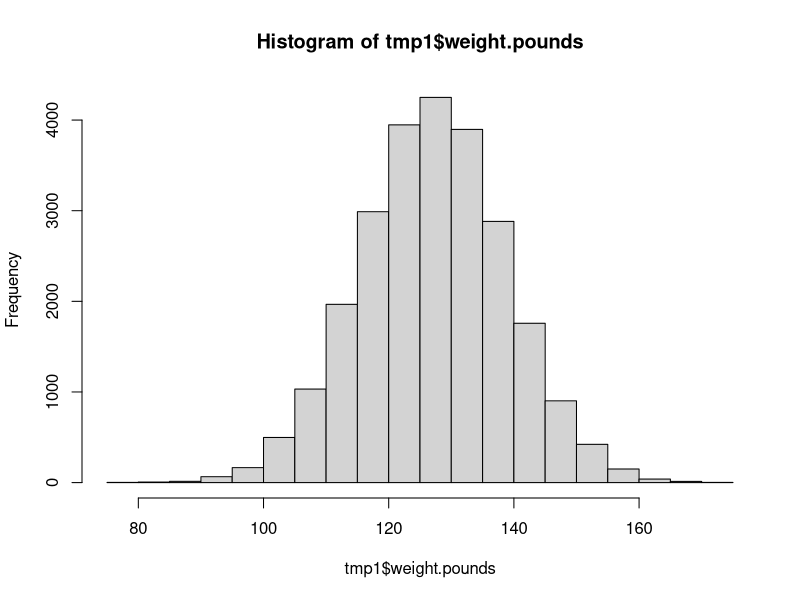
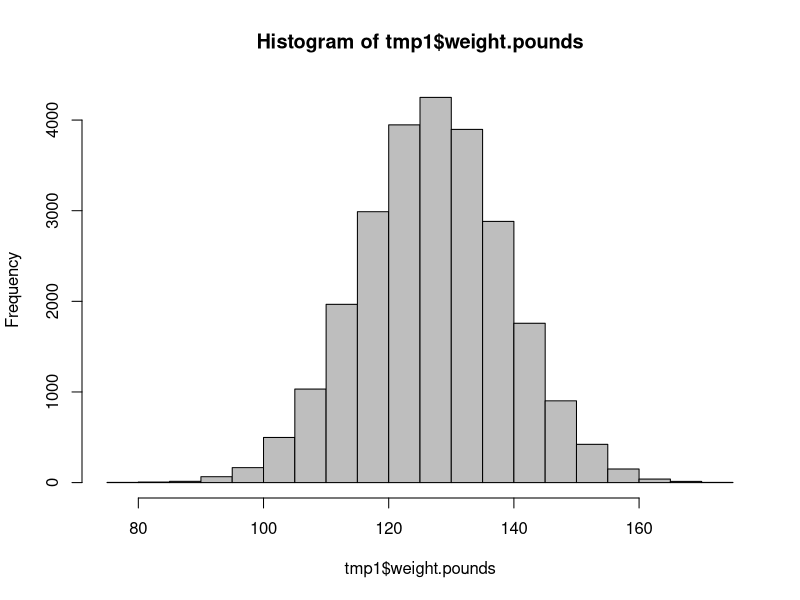
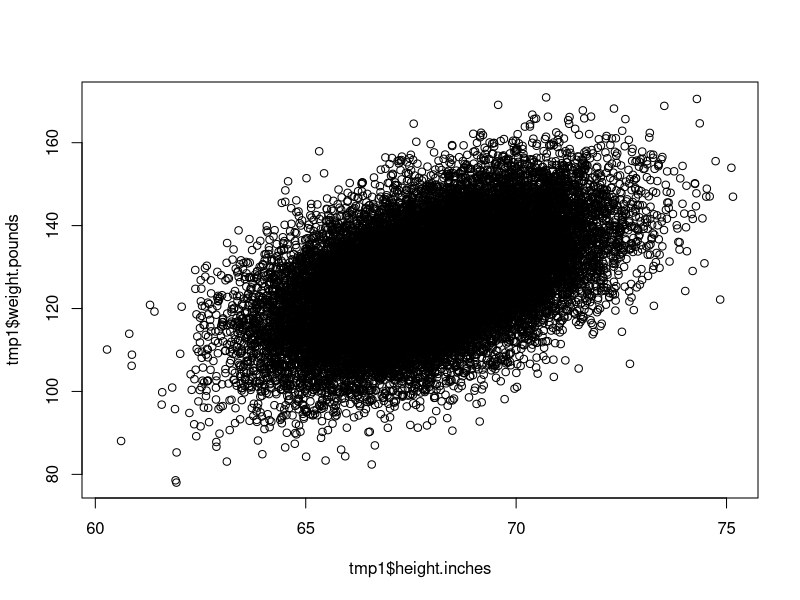
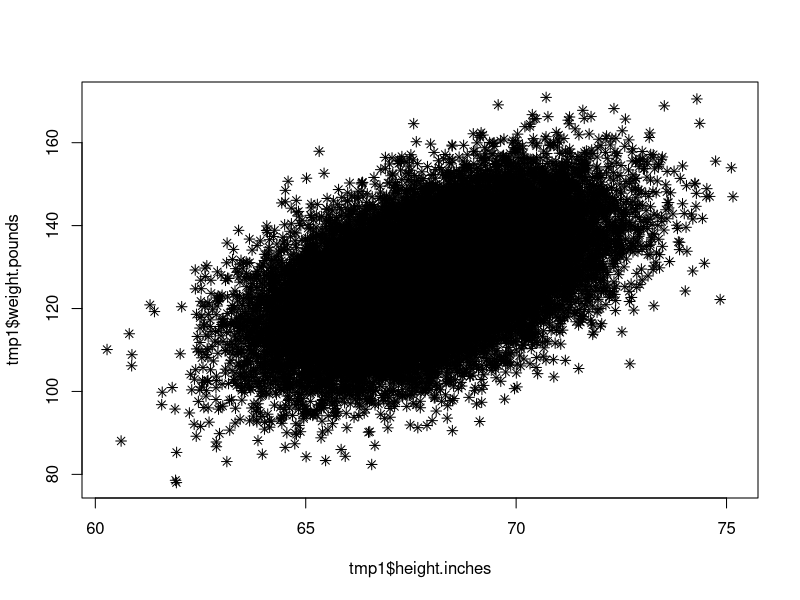

Generate these figures, in order, with R:
###############################################################################
# WILD 370
# LAB: INTRODUCTION TO R -- Sept. 19, 2017
# Notes are based on materials created by Will Janousek and Art Woods
###############################################################################

# =============================================================================
# What is R and why is it awesome?
# =============================================================================

	# Flexibility
	# Data visualization
	# Statistical modeling
	# Mapping
	# ...so much more!

# =============================================================================
# Getting help -- and further resources!
# =============================================================================

	# ---------------------
	# Help functions within R
		?rnorm
		??rnorm

	# ---------------------
	# External resources
		# Google! 
		# Stack Overflow
		# Peers

# =============================================================================
# INITIAL SYSTEM SETUP
# =============================================================================

  # ---------------------
  # Choose a text editor through which you can access your R console
    # Base R
	  # RStudio
    # Notepad ++
    # Many more that don't support R as well as other languages

  # ---------------------
  # Saving your work
    # Script vs. console

  # ---------------------
	# Set working directory
		# setwd("C:/") # If you're on a PC
    setwd("~/GitHub/IntroToR")
		
	# ---------------------
	# Check working directory to make sure it matches
		getwd()

	# ---------------------
	# Read in some data
		tmp1 <- read.table("HeightsWeights.txt", header=TRUE)

	# ---------------------
	# Look at the data
		print(tmp1)
		tmp1
		head(tmp1)
		tail(tmp1)
		str(tmp1)

	# ----------------------
	# Install packages
		install.packages("dplyr")
		library(dplyr)
		
	# ---------------------------------------------------------------------------
	# EXERCISE 1: Practice using the commands described above.
		
		#1. Create a folder on your desktop and name it with your first name
		
		#2. Open a new R script.
		
		#3. Go online to https://github.com/jenny603 
		      # Navigate to the "IntroToR" folder
		      # Click on "HeightsWeights.txt"
		      # Click the "Raw" button in the top right corner
		      # Select all, copy and paste the dataset into the R script you opened
		      #       in step 2.
		      # Save the script in the folder you created in Step 1 and name it 
		      #       "HeightsWeights.txt". You do want to save it as a .txt file,
		      #       so don't worry if a warning pops up. Close the script.
		
		#4. Open another new R script that you'll be working in.
		
		#3. Set your working directory to be the folder you created in Step 1.
		
		#4. Check to make sure the working directory set correctly.
		
		#5. Read in the data you just saved.
		
		#6. Look at the data using print(), head(), tail(), and str().
		
		#7. Install the dplyr package
		
	# ---------------------------------------------------------------------------

# =============================================================================
# OBJECTS IN R
# =============================================================================

	# ----------------------
	# Saving objects
		# The environment
		# Overwriting
		
	# ----------------------
	# Data types
		# Numeric
		# Integer
		# Logical (T/F)
		# Factor
		# Character
		
	# ----------------------
	# General syntax for assigning objects
		a1 <- 1 # Use a backward-facing arrow! (Avoid using an equals sign)

	# ----------------------
	# Vectors - 1-dimensional objects of one data type
		
		# Created from specific elements you choose
			v1 <- c(1,2,3,4,5,6,7,8,9,10)
		  print(v1)
			v1
			v1[1:4]
			head(v1)
			tail(v1)
			v1a <- v1[4:6]
			v1a
			str(v1)
		
		# Random pulls from a specified distribution
			v2 <- runif(50, 0, 1)  # Random uniform distribution
			v2
			v2[1:10]
			v2[2]
			head(v2) 
			tail(v2)
			v2a <- v2[-3]
			str(v2)
			
		# Character vector
			apple <- c("red", "green","yellow")
			apple
			class(apple)
	
	# ------------------------
	# Matrices - 2-dimensional objects
		m1 <- matrix(nrow=2, ncol=3)
		m1 <- matrix("A",nrow=2, ncol=3)
		m1 <-  matrix(rnorm(6,2,0), nrow=2, ncol=3)
		str(m1)
		m1 <-  matrix(1:6, nrow=2, ncol=3)
		m1[1, 2:3]

	# ------------------------
	# Data frames
		df1 <- iris
		head(df1)
		str(df1)
		
		df1$Species
		df1[1:2, ]
		
		names(df1) <- c( "sl", "sw", "pl", "pw", "sp")
		names(df1)
		head(df1)
		
		names(df1)[5] <- "Species"
		head(df1)
		
		df1[1:10 , c("sl", "Species")]
		df1[1:10 , c(1,5)]

		df1$Species[10]
		
	# ---------------------------------------------------------------------------
	# EXERCISE 2: Explore different object types and data types
	
	#1. Determine the class of each of the 5 columns in the iris dataset
		
	#2. How many columns and rows are in the dataset? Try ncol(), nrow(), & dim().
	
	#2. Calculate some summary statistics on the iris dataset. (Hint: use 
	#       the ? function we talked about in line 23 if you don't know how.)
	#             Calculate the mean sepal length.
	#             Calculate the median sepal width.
	#             What is the maximum value of petal length?
	#             What is the minimum value of petal width?
	#             What are the levels (i.e. different values) of the species?
	#             Explore the summary() function; apply it to the whole data frame
	#                   and then just to come columns.
		
	# ---------------------------------------------------------------------------
		
# =============================================================================
# DATA VISUALIZATION
# ============================================================================= 
		
	# --------------------------
	# Plotting
		
		hist(tmp1$weight.pounds)
		hist(tmp1$weight.pounds, col = "gray")
		
		plot(tmp1$weight.pounds ~ tmp1$height.inches)
		plot(tmp1$weight.pounds ~ tmp1$height.inches, pch = 8)
		
	# ---------------------------------------------------------------------------
	# EXERCISE 3: Explore plotting
		
	#1. Use ?par() to look at many of the customizable graphical parameters 
		
	#2. Create a histogram of petal length from the iris dataset, color the bars 
	#       blue, change the x-axis to read "Petal Length (cm)", and change the 
	#       main title to read "Histogram of Iris Petal Length".
		
	# ---------------------------------------------------------------------------

# =============================================================================
# FOR REFERENCE
# =============================================================================

	# -------------------------
	# Clear or clean up workspace
		ls() # List all of the objects currently saved in your environment
		rm(list = ls()) # Be careful - this will clear your whole environment!
		rm(x)	# Use to remove one object from your environment
		
	# -------------------------
	# Helpful tips
		# Use upper- and lower-case words intentionally
		# Don't use spaces; always use underscores
		
# =============================================================================
# EXTRA PROBLEMS
# =============================================================================
		
#1. Create a vector of 1000 random draws from a normal distribution and add 
#         them up.
		
#2. Create a second vector of 1000 random draws and add it to the first vector.
		
#3. Turn the second vector into a 10x100 matrix.
		
#4. Make a 3x3x3 cube of data in which the individual values are random draws
#         from a uniform distribution having limits between 0 and 10. (Refer
#         to runif()). To make the cube, you'll have to use array().
		